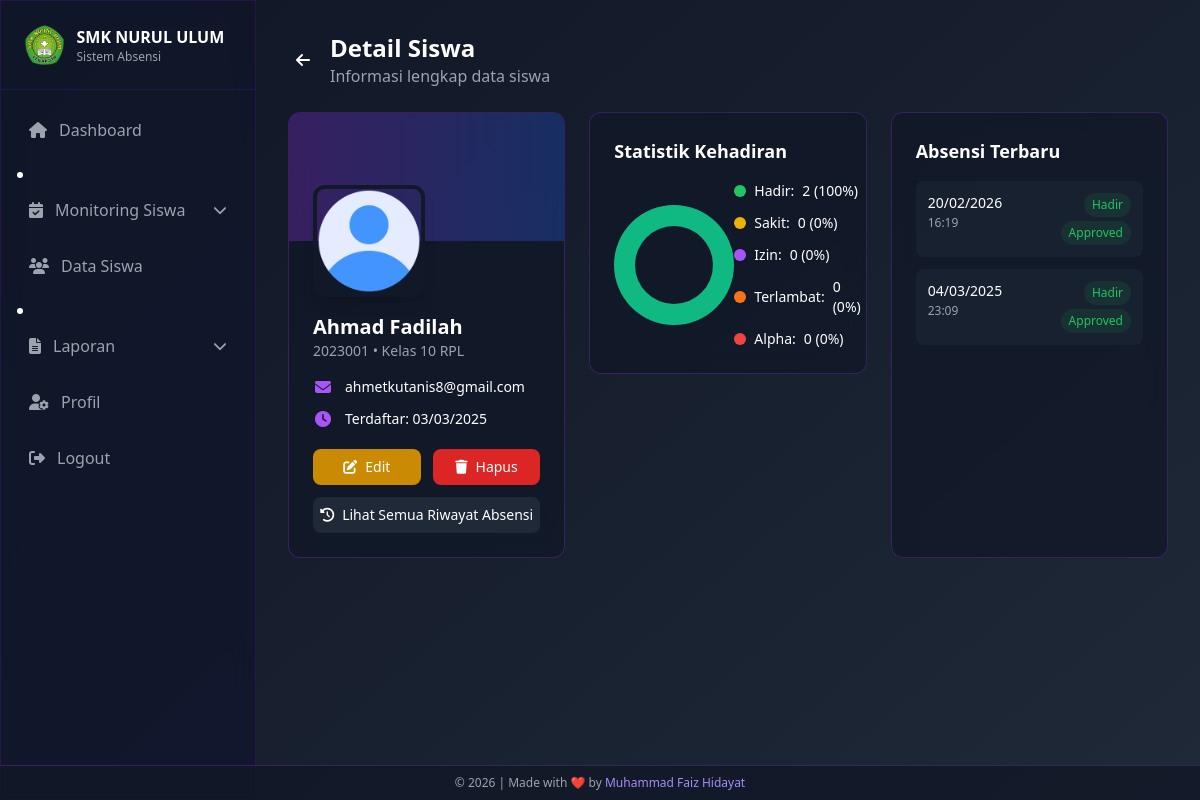
Screenshot of /admin/siswa/detail.php?id=19 (signed in) with the database file from the repository.
### tables this page shows
CREATE TABLE `siswa` (
  `id` int NOT NULL AUTO_INCREMENT,
  `user_id` int DEFAULT NULL COMMENT 'FK ke tabel users',
  `nis` varchar(20) NOT NULL,
  `nama_lengkap` varchar(100) NOT NULL,
  `kelas` enum('10','11','12') NOT NULL,
  `jurusan` enum('RPL','DKV','AK','BR','MP','TKR','TKJ','TSM','TKI','OTKP') NOT NULL,
  `email` varchar(100) NOT NULL,
  `password` varchar(255) NOT NULL,
  `foto_profil` varchar(255) DEFAULT 'assets/default/photo-profile.png',
  `created_at` timestamp NOT NULL DEFAULT CURRENT_TIMESTAMP,
  `updated_at` timestamp NOT NULL DEFAULT CURRENT_TIMESTAMP ON UPDATE CURRENT_TIMESTAMP,
  PRIMARY KEY (`id`),
  UNIQUE KEY `nis` (`nis`),
  UNIQUE KEY `email` (`email`),
  KEY `fk_siswa_user` (`user_id`),
  CONSTRAINT `fk_siswa_user` FOREIGN KEY (`user_id`) REFERENCES `users` (`id`) ON DELETE SET NULL
);

CREATE TABLE `absensi` (
  `id` int NOT NULL AUTO_INCREMENT,
  `siswa_id` int NOT NULL,
  `tanggal` date NOT NULL,
  `jam_masuk` time DEFAULT NULL,
  `status` enum('Hadir','Sakit','Izin','Terlambat','Alpha') NOT NULL,
  `keterangan` text,
  `bukti_foto` varchar(255) DEFAULT NULL,
  `bukti_file` varchar(255) DEFAULT NULL,
  `approval_status` enum('Pending','Approved','Rejected') DEFAULT 'Pending',
  `created_at` timestamp NOT NULL DEFAULT CURRENT_TIMESTAMP,
  `updated_at` timestamp NOT NULL DEFAULT CURRENT_TIMESTAMP ON UPDATE CURRENT_TIMESTAMP,
  PRIMARY KEY (`id`),
  KEY `siswa_id` (`siswa_id`),
  KEY `tanggal` (`tanggal`),
  CONSTRAINT `fk_absensi_siswa` FOREIGN KEY (`siswa_id`) REFERENCES `siswa` (`id`) ON DELETE CASCADE
);

### admin/siswa/detail.php (the view, shortened to what this page needs)
<?php
require_once '../../config/database.php';
$id = $_GET['id'];
$sql = "SELECT * FROM siswa WHERE id = :id";
$stmt = $conn->prepare($sql);
$stmt->execute(['id' => $id]);
$siswa = $stmt->fetch(PDO::FETCH_ASSOC);
$sql = "SELECT status, COUNT(*) as count FROM absensi WHERE siswa_id = :siswa_id GROUP BY status";
$stmt = $conn->prepare($sql);
$stmt->execute(['siswa_id' => $id]);
$absensi_stats = $stmt->fetchAll(PDO::FETCH_KEY_PAIR);
$sql = "SELECT id, tanggal, jam_masuk, status, approval_status FROM absensi WHERE siswa_id = :siswa_id ORDER BY tanggal DESC, created_at DESC LIMIT 5";
$stmt = $conn->prepare($sql);
$stmt->execute(['siswa_id' => $id]);
$recent_absensi = $stmt->fetchAll(PDO::FETCH_ASSOC);
$total_absensi = array_sum($absensi_stats);
$percentages = [];
if ($total_absensi > 0) {
    foreach ($absensi_stats as $status => $count) {
        $percentages[$status] = round(($count / $total_absensi) * 100);
    }
}
$status_defaults = ['Hadir', 'Sakit', 'Izin', 'Terlambat', 'Alpha'];
foreach ($status_defaults as $status) {
    if (!isset($absensi_stats[$status])) {
        $absensi_stats[$status] = 0;
        $percentages[$status] = 0;
    }
}
$status_colors = [
    'Hadir' => 'green',
    'Sakit' => 'yellow',
    'Izin' => 'purple',
    'Terlambat' => 'orange',
    'Alpha' => 'red'
];
?>
<!DOCTYPE html>
<html lang="en">
<head>
    <script src="https://cdn.tailwindcss.com"></script>
    <link rel="stylesheet" href="https://cdnjs.cloudflare.com/ajax/libs/font-awesome/6.4.2/css/all.min.css">
</head>
<body class="min-h-screen text-white bg-fixed">
    <aside id="sidebar" class="fixed top-0 left-0 h-screen w-64 glass-effect border-r border-purple-900/30 z-50 sidebar-transition -translate-x-full lg:translate-x-0">
        <div class="flex items-center justify-between p-4 lg:p-6 border-b border-purple-900/30">
            <div class="flex items-center gap-3">
                <img src="../../assets/default/logosmk.png" alt="SMK NURUL ULUM" class="h-8 lg:h-10 w-auto">
                <div>
                    <h1 class="font-semibold text-sm lg:text-base">SMK NURUL ULUM</h1>
                    <p class="text-xs text-gray-400">Sistem Absensi</p>
                </div>
            </div>
        </div>
        <nav class="p-4 space-y-2 overflow-y-auto no-scrollbar" style="max-height: calc(100vh - 76px);">
            <a href="../dashboard/"
                class="flex items-center gap-3 text-gray-400 p-3 rounded-lg hover:bg-purple-500/10 transition-colors">
                <i class="fas fa-home"></i><span>Dashboard</span>
            </a>
            <li class="relative group">
                <button
                    class="flex items-center gap-3 text-gray-400 p-3 rounded-lg hover:bg-purple-500/10 transition-colors w-full">
                    <i class="fas fa-calendar-check"></i><span>Monitoring Siswa</span>
                    <i class="fas fa-chevron-down ml-auto text-sm"></i>
                </button>
            </li>
            <a href="../siswa/"
                class="flex items-center gap-3 text-gray-400 p-3 rounded-lg hover:bg-purple-500/10 transition-colors">
                <i class="fas fa-users"></i><span>Data Siswa</span>
            </a>
            <li class="relative group">
                <button
                    class="flex items-center gap-3 text-gray-400 p-3 rounded-lg hover:bg-purple-500/10 transition-colors w-full">
                    <i class="fas fa-file-alt"></i><span>Laporan</span>
                    <i class="fas fa-chevron-down ml-auto text-sm"></i>
                </button>
            </li>
            <a href="../profil/"
                class="flex items-center gap-3 text-gray-400 p-3 rounded-lg hover:bg-purple-500/10 transition-colors">
                <i class="fas fa-user-cog"></i><span>Profil</span>
            </a>
            <a href="../logout.php"
                class="flex items-center gap-3 text-gray-400 p-3 rounded-lg hover:bg-red-500/10 hover:text-red-500 transition-colors mt-10">
                <i class="fas fa-sign-out-alt"></i><span>Logout</span>
            </a>
        </nav>
    </aside>
    <main class="lg:ml-64 min-h-screen bg-gradient-to-br from-gray-900 to-gray-800 transition-all duration-300">
        <div class="p-4 lg:p-8">
            <div class="max-w-7xl mx-auto">
                <div class="flex items-center mb-6">
                    <a href="index.php" class="mr-3 p-2 rounded-full hover:bg-gray-800/60 transition-colors">
                        <i class="fas fa-arrow-left"></i>
                    </a>
                    <div>
                        <h1 class="text-xl md:text-2xl font-bold">Detail Siswa</h1>
                        <p class="text-sm md:text-base text-gray-400">Informasi lengkap data siswa</p>
                    </div>
                </div>
                <div class="grid grid-cols-1 lg:grid-cols-3 gap-4 md:gap-6 mb-6">
                    <div class="glass-effect rounded-xl overflow-hidden">
                        <div class="h-24 sm:h-32 bg-gradient-to-r from-purple-600/30 to-blue-600/30 relative"></div>
                        <div class="px-4 sm:px-6 pb-5 sm:pb-6 -mt-12 sm:-mt-14 relative">
                            <img src="../../<?= $siswa['foto_profil'] ?>"
                                alt="<?= htmlspecialchars($siswa['nama_lengkap']) ?>"
                                class="w-24 h-24 sm:w-28 sm:h-28 rounded-xl object-cover border-4 border-gray-900 shadow-lg">
                            <h3 class="text-lg sm:text-xl font-bold mt-3 sm:mt-4"><?= htmlspecialchars($siswa['nama_lengkap']) ?></h3>
                            <p class="text-sm text-gray-400 mb-3 sm:mb-4"><?= $siswa['nis'] ?> • Kelas <?= $siswa['kelas'] ?> <?= $siswa['jurusan'] ?></p>
                            <div class="space-y-2 sm:space-y-3">
                                <div class="flex items-center gap-3">
                                    <i class="fas fa-envelope w-5 text-center text-purple-500"></i>
                                    <span class="text-sm break-all"><?= htmlspecialchars($siswa['email']) ?></span>
                                </div>
                                <div class="flex items-center gap-3">
                                    <i class="fas fa-clock w-5 text-center text-purple-500"></i>
                                    <span class="text-sm">Terdaftar: <?= date('d/m/Y', strtotime($siswa['created_at'])) ?></span>
                                </div>
                            </div>
                            <div class="flex mt-4 sm:mt-5 gap-3">
                                <a href="edit.php?id=<?= $id ?>"
                                    class="flex-1 bg-yellow-600 hover:bg-yellow-700 text-center py-2.5 sm:py-2 rounded-lg text-sm font-medium transition-colors touch-effect">
                                    <i class="fas fa-edit mr-2"></i>Edit
                                </a>
                                <button onclick="confirmDelete(<?= $id ?>)"
                                    class="flex-1 bg-red-600 hover:bg-red-700 text-center py-2.5 sm:py-2 rounded-lg text-sm font-medium transition-colors touch-effect">
                                    <i class="fas fa-trash mr-2"></i>Hapus
                                </button>
                            </div>
                            <a href="../absensi/?search=<?= urlencode($siswa['nis']) ?>"
                                class="block mt-3 bg-gray-800 hover:bg-gray-700 text-center py-2.5 sm:py-2 rounded-lg text-sm font-medium transition-colors touch-effect">
                                <i class="fas fa-history mr-2"></i>Lihat Semua Riwayat Absensi
                            </a>
                        </div>
                    </div>
                    <div class="glass-effect rounded-xl p-4 sm:p-6 overflow-hidden h-fit">
                        <h3 class="font-semibold mb-4 text-base sm:text-lg">Statistik Kehadiran</h3>
                        <div class="flex flex-col sm:flex-row justify-around items-center gap-4 sm:gap-0">
                            <div class="chart-container" style="height: 120px; width: 120px;">
                                <canvas id="donutChart"></canvas>
                            </div>
                            <div class="space-y-2 sm:space-y-3 w-full sm:w-auto">
                                <?php foreach ($status_defaults as $status): ?>
                                    <div class="flex items-center gap-2 justify-between sm:justify-start">
                                        <div class="flex items-center gap-2">
                                            <span class="w-3 h-3 rounded-full inline-block bg-<?= $status_colors[$status] ?>-500"></span>
                                            <span class="text-sm"><?= $status ?>:</span>
                                        </div>
                                        <span class="text-sm font-medium"><?= $absensi_stats[$status] ?> (<?= $percentages[$status] ?>%)</span>
                                    </div>
                                <?php endforeach; ?>
                            </div>
                        </div>
                    </div>
                    <div class="glass-effect rounded-xl p-4 sm:p-6 overflow-hidden">
                        <h3 class="font-semibold mb-3 sm:mb-4 text-base sm:text-lg">Absensi Terbaru</h3>
                        <?php if (count($recent_absensi) > 0): ?>
                            <div class="space-y-2 sm:space-y-3">
                                <?php foreach ($recent_absensi as $absensi): ?>
                                    <a href="../absensi/detail.php?id=<?= $absensi['id'] ?>"
                                        class="block p-3 rounded-lg bg-gray-800/50 hover:bg-gray-800 transition-colors touch-effect">
                                        <div class="flex justify-between items-start">
                                            <div>
                                                <p class="text-sm font-medium"><?= date('d/m/Y', strtotime($absensi['tanggal'])) ?></p>
                                                <p class="text-xs text-gray-400 mt-0.5">
                                                    <?= $absensi['jam_masuk'] !== '00:00:00' ? date('H:i', strtotime($absensi['jam_masuk'])) : '-' ?>
                                                </p>
                                            </div>
                                            <div class="flex flex-col xs:flex-row items-end xs:items-center gap-1 xs:gap-2">
                                                <span class="px-2 py-1 text-xs rounded-full bg-<?= $status_colors[$absensi['status']] ?>-500/10 text-<?= $status_colors[$absensi['status']] ?>-500">
                                                    <?= $absensi['status'] ?>
                                                </span>
                                                <?php
                                                $approval_color = 'gray';
                                                if ($absensi['approval_status'] === 'Approved') $approval_color = 'green';
                                                ?>
                                                <span class="px-2 py-1 text-xs rounded-full bg-<?= $approval_color ?>-500/10 text-<?= $approval_color ?>-500">
                                                    <?= $absensi['approval_status'] ?>
                                                </span>
                                            </div>
                                        </div>
                                    </a>
                                <?php endforeach; ?>
                            </div>
                        <?php endif; ?>
                    </div>
                </div>
            </div>
        </div>
    </main>
</body>
</html>

### admin/siswa/detail.php (style rules this page uses)
.glass-effect { background: rgba(17, 24, 39, 0.7); backdrop-filter: blur(10px); border: 1px solid rgba(147, 51, 234, 0.3); }
body { background: linear-gradient(135deg, #0F172A 0%, #1E1B4B 100%); }
.sidebar-transition { transition: transform 0.3s ease-in-out; }
.no-scrollbar { -ms-overflow-style: none; scrollbar-width: none; }
.chart-container { position: relative; margin: 0 auto; }
.touch-effect { transition: transform 0.2s ease, opacity 0.2s ease; }

### rows the page displays
siswa: foto_profil (picture), nama_lengkap "Ahmad Fadilah", nis "2023001", kelas "10", jurusan "RPL", email "ahmetkutanis8@gmail.com", created_at "03/03/2025"
absensi: tanggal "20/02/2026", jam_masuk "16:19", status "Hadir", approval_status "Approved"
absensi: tanggal "04/03/2025", jam_masuk "23:09", status "Hadir", approval_status "Approved"

### other values shown
$status "Hadir"
$absensi_stats[$status] "2"
$percentages[$status] "100"
$status "Sakit"
$absensi_stats[$status] "0"
$percentages[$status] "0"
$status "Izin"
$status "Terlambat"
$status "Alpha"
chart data {{ $percentages['Sakit'] }} 0
chart data {{ $percentages['Izin'] }} 0
